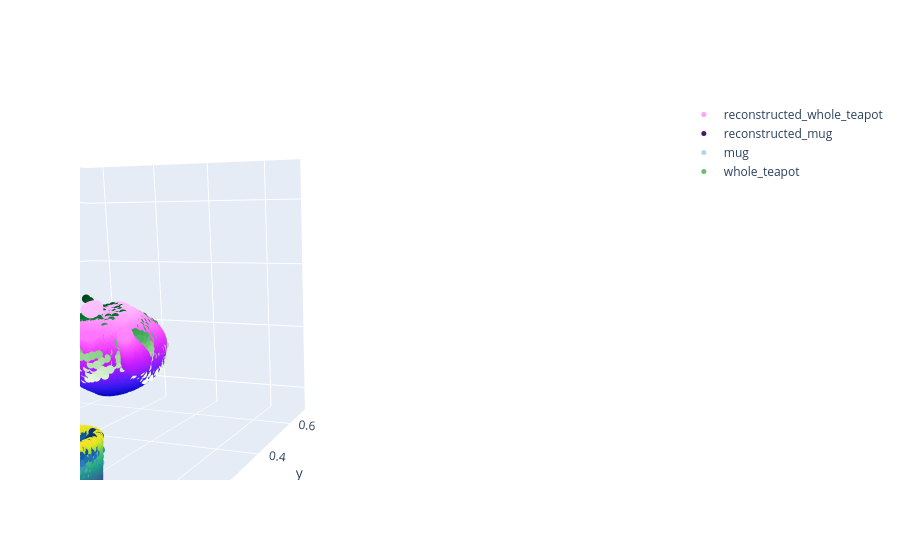

Write notebook code for a chart like this one.
### Code cell
all_reconstructions = {child_object: child_reconstruction, parent_object: parent_reconstruction}    
camera = dict(
    eye=dict(x=1.2, y=-1.2, z=.2),
    center=dict(x=.8,y=.5,z=0)
)

viz_utils.show_pcds_plotly({f'reconstructed_{part}': all_reconstructions[part] for part in all_reconstructions.keys()} | 
                           {key: masked_pcls[key] for key in masked_pcls.keys() if len(masked_pcls[key]) > 0}, camera=camera)

### Figure 1 — Plotly figure (JSON) as saved in the notebook; plotly's stock layout.template omitted (floating-point values rounded to 4 significant figures; data arrays with more than 128 entries replaced by an {"elided": "..."} marker saying what was removed)
{"data": [{"marker": {"color": {"elided": "13507 float values"}, "colorscale": [[0, "#0508b8"], [0.08333, "#1910d8"], [0.1667, "#3c19f0"], [0.25, "#6b1cfb"], [0.3333, "#981cfd"], [0.4167, "#bf1cfd"], [0.5, "#dd2bfd"], [0.5833, "#f246fe"], [0.6667, "#fc67fd"], [0.75, "#fe88fc"], [0.8333, "#fea5fd"], [0.9167, "#febefe"], [1, "#fec3fe"]], "size": 5}, "mode": "markers", "name": "reconstructed_whole_teapot", "type": "scatter3d", "x": {"elided": "13507 float values"}, "y": {"elided": "13507 float values"}, "z": {"elided": "13507 float values"}}, {"marker": {"color": {"elided": "6881 float values"}, "colorscale": [[0, "#440154"], [0.1111, "#482878"], [0.2222, "#3e4989"], [0.3333, "#31688e"], [0.4444, "#26828e"], [0.5556, "#1f9e89"], [0.6667, "#35b779"], [0.7778, "#6ece58"], [0.8889, "#b5de2b"], [1, "#fde725"]], "size": 5}, "mode": "markers", "name": "reconstructed_mug", "type": "scatter3d", "x": {"elided": "6881 float values"}, "y": {"elided": "6881 float values"}, "z": {"elided": "6881 float values"}}, {"marker": {"color": {"elided": "500 float values"}, "colorscale": [[0, "rgb(247,251,255)"], [0.125, "rgb(222,235,247)"], [0.25, "rgb(198,219,239)"], [0.375, "rgb(158,202,225)"], [0.5, "rgb(107,174,214)"], [0.625, "rgb(66,146,198)"], [0.75, "rgb(33,113,181)"], [0.875, "rgb(8,81,156)"], [1, "rgb(8,48,107)"]], "size": 5}, "mode": "markers", "name": "mug", "type": "scatter3d", "x": {"elided": "500 float values"}, "y": {"elided": "500 float values"}, "z": {"elided": "500 float values"}}, {"marker": {"color": {"elided": "500 float values"}, "colorscale": [[0, "rgb(247,252,245)"], [0.125, "rgb(229,245,224)"], [0.25, "rgb(199,233,192)"], [0.375, "rgb(161,217,155)"], [0.5, "rgb(116,196,118)"], [0.625, "rgb(65,171,93)"], [0.75, "rgb(35,139,69)"], [0.875, "rgb(0,109,44)"], [1, "rgb(0,68,27)"]], "size": 5}, "mode": "markers", "name": "whole_teapot", "type": "scatter3d", "x": {"elided": "500 float values"}, "y": {"elided": "500 float values"}, "z": {"elided": "500 float values"}}], "layout": {"scene": {"aspectratio": {"x": 1, "y": 1, "z": 1}, "camera": {"center": {"x": 0.8, "y": 0.5, "z": 0}, "eye": {"x": 1.2, "y": -1.2, "z": 0.2}}, "xaxis": {"range": [-0.07296, 0.7195], "visible": true}, "yaxis": {"range": [-0.07296, 0.7195], "visible": true}, "zaxis": {"range": [-0.07296, 0.7195], "visible": true}}, "showlegend": true}}
